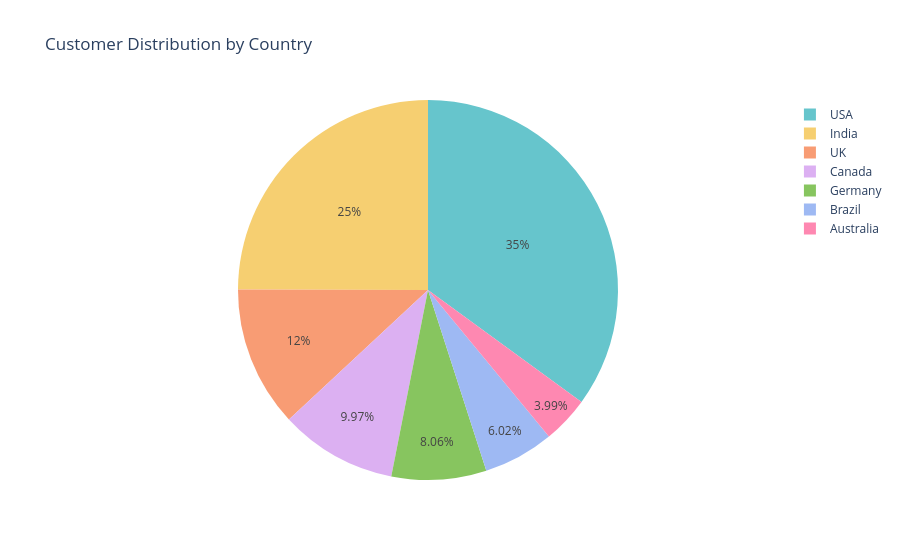

Notebook code for this chart:
### Code cell
#  Country Analysis
top_countries = df_clean['country'].value_counts().head(10)
fig = px.pie(values=top_countries.values, names=top_countries.index,
            title='Customer Distribution by Country',color_discrete_sequence=px.colors.qualitative.Pastel)
fig.show()

### Figure 1 — Plotly figure (JSON) as saved in the notebook; plotly's stock layout.template omitted (floating-point values rounded to 4 significant figures)
{"data": [{"domain": {"x": [0, 1], "y": [0, 1]}, "hovertemplate": "label=%{label}<br>value=%{value}<extra></extra>", "labels": ["USA", "India", "UK", "Canada", "Germany", "Brazil", "Australia"], "legendgroup": "", "name": "", "showlegend": true, "type": "pie", "values": [123642, 88071, 42274, 35201, 28463, 21232, 14077]}], "layout": {"legend": {"tracegroupgap": 0}, "piecolorway": ["rgb(102, 197, 204)", "rgb(246, 207, 113)", "rgb(248, 156, 116)", "rgb(220, 176, 242)", "rgb(135, 197, 95)", "rgb(158, 185, 243)", "rgb(254, 136, 177)", "rgb(201, 219, 116)", "rgb(139, 224, 164)", "rgb(180, 151, 231)", "rgb(179, 179, 179)"], "title": {"text": "Customer Distribution by Country"}}}
